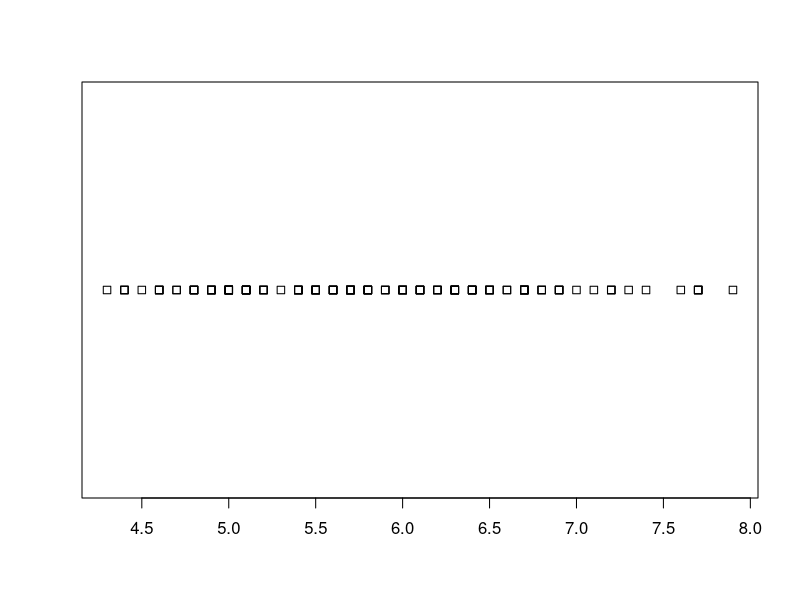
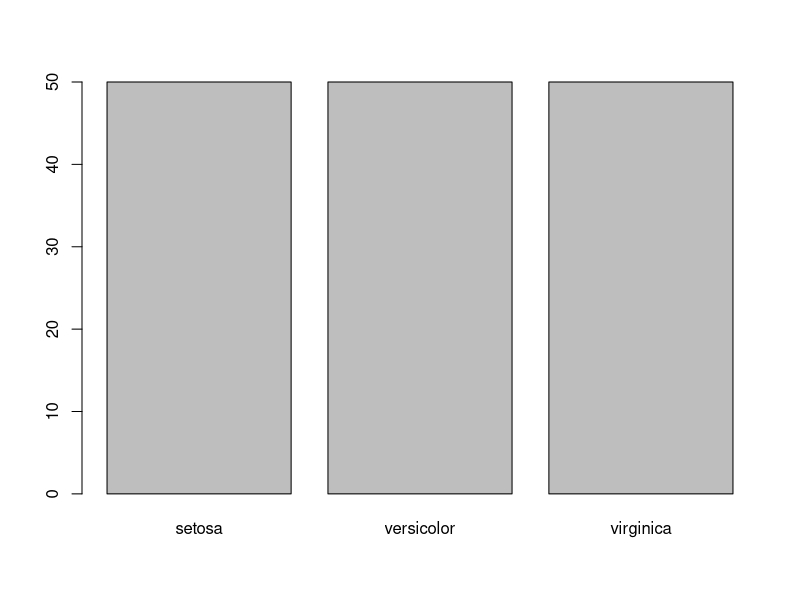
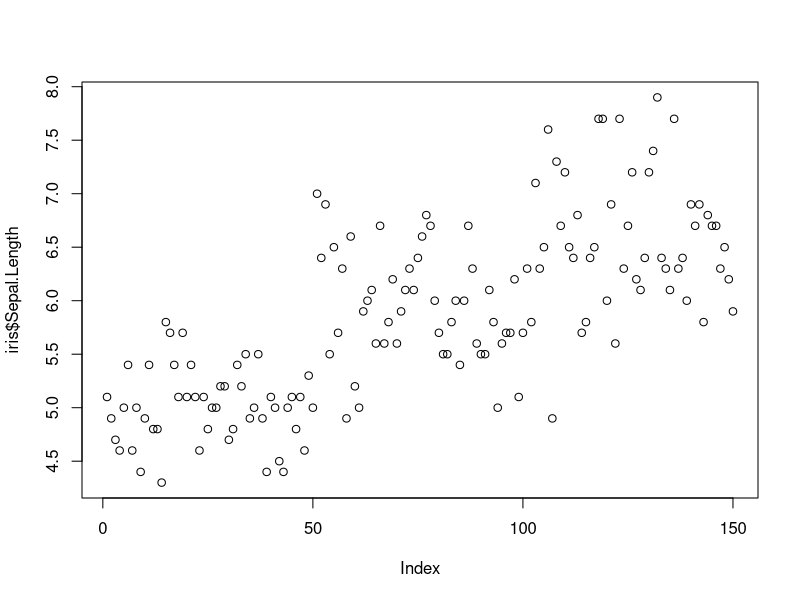
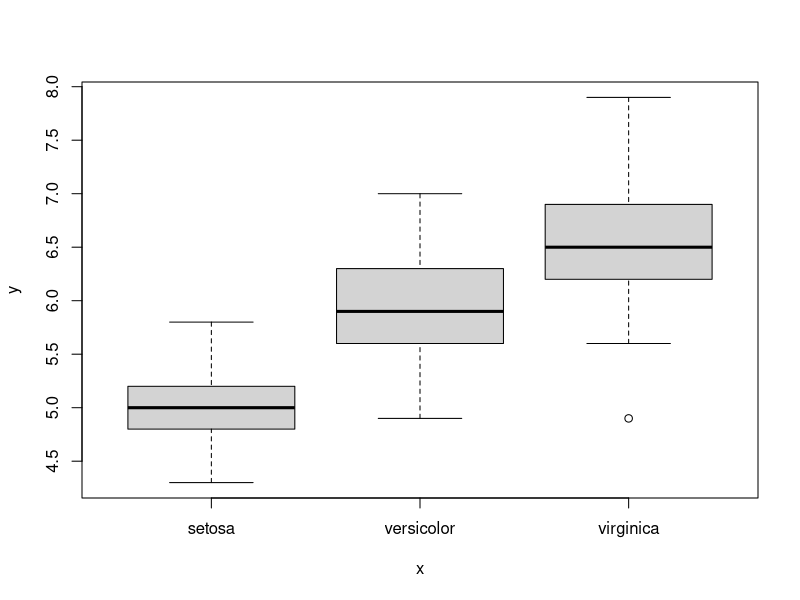
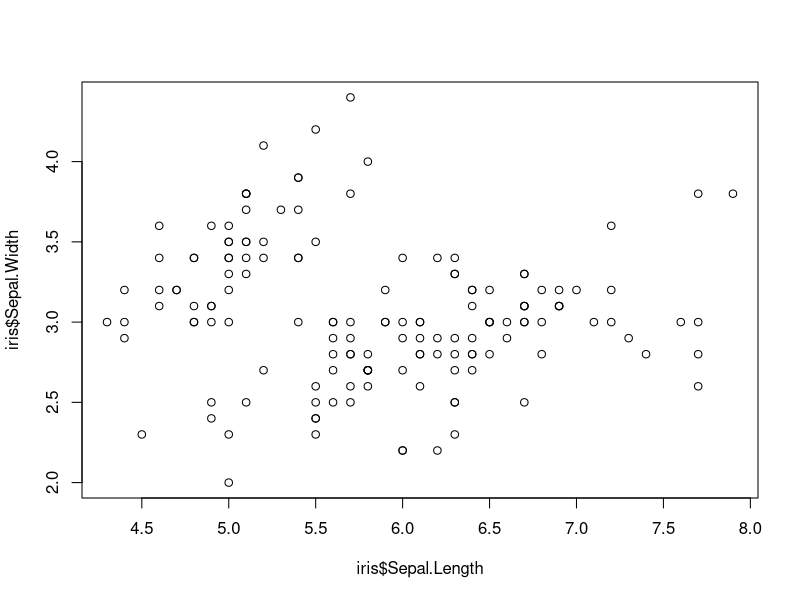
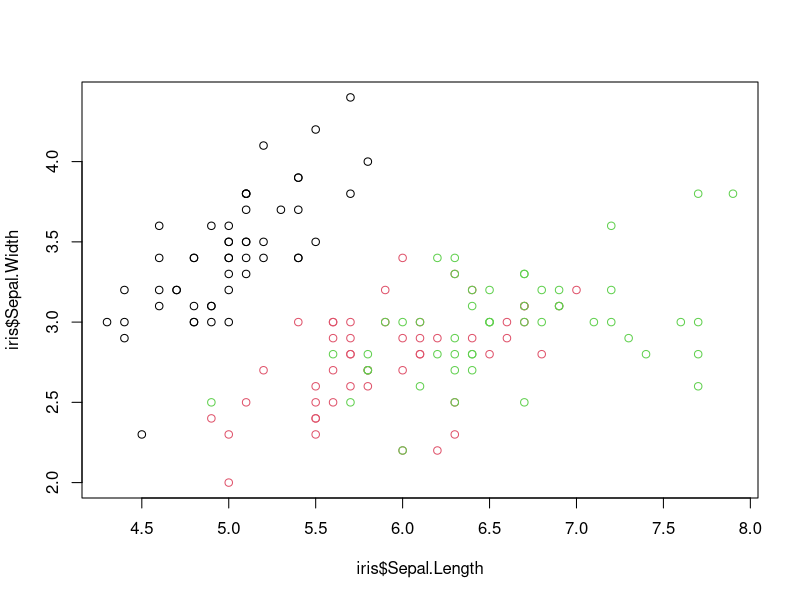
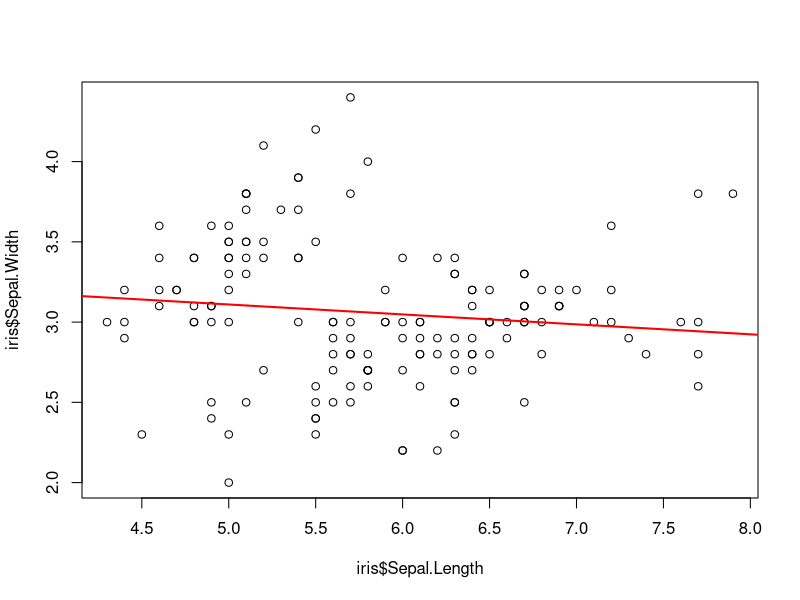
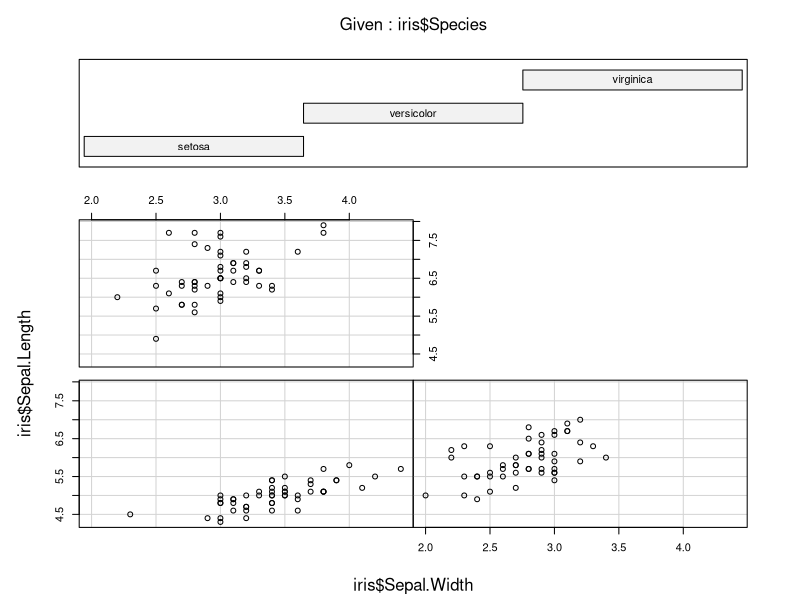

Reproduce these figures in R, in order.
## ---- chunk 1
knitr::opts_chunk$set(echo = TRUE, error=FALSE, message=FALSE, warning = FALSE)
## ---- chunk 2
library(tidyverse)
library(ggthemes)
iris<-as_tibble(iris)
iris
## ---- chunk 3
summary(iris)
## ---- chunk 4
stripchart(iris$Sepal.Length)
## ---- chunk 5
plot(iris$Species)
plot(iris$Sepal.Length) #Scatterplots can be created using `plot()`. If we use `plot()` command with only one variable, we get graph with values versus index. Index corresponds to rownumber in the iris table We can use this representation to find out where we have gross outliers in our variable.
plot(iris$Species, iris$Sepal.Length)
plot(iris$Sepal.Length, iris$Sepal.Width)
plot(iris$Sepal.Length, iris$Sepal.Width, col=iris$Species)
plot(iris$Sepal.Length, iris$Sepal.Width)
abline(
  lm(iris$Sepal.Width~iris$Sepal.Length), 
  col="red", 
  lwd=2
  )

#conditioning plot
coplot(iris$Sepal.Length ~ iris$Sepal.Width | iris$Species)
coplot(iris$Sepal.Length ~ iris$Sepal.Width | iris$Petal.Length)
coplot(iris$Sepal.Length ~ iris$Sepal.Width | iris$Species + iris$Petal.Length)

## ---- chunk 6
plot(iris$Sepal.Length, iris$Sepal.Width, 
     col = iris$Species, # dots are colored by species
     pch = 16, # we use filled dots instead of default empty dots
     xlab = "sepal length", #x axis label
     ylab = "petal length", #y axis label
     main = "Iris" #graph label
)
      
palette()
legend("topright", # we place legend to the top right corner of the plot
       legend = levels(iris$Species), # species names in the legend
       pch = 16, # dot shape
       bty = "n", # the type of box to be drawn around the legend: "n" no box
       col = 1:3) # new colors are added with numbers 1 to 3. 
## ---- chunk 7
hist(iris$Sepal.Length)
## ---- chunk 8
hist(iris$Sepal.Length,
     freq = FALSE, #if TRUE, the histogram graphic is a representation of frequencies, the counts component of the result; if FALSE, probability densities are plotted so that the histogram has a total area of one
     col="red",
     breaks = 15,
     xlim = c(3, 9), #limits the X axis from 3 to 9
     ylim = c(0, 0.6), #limits the Y axis from 0 to 0.6
     main = "Iris",
     xlab = "sepal length")

abline(v = median(iris$Sepal.Length), col = "blue", lwd = 2)
abline(h = 0.3, col = "cyan", lwd = 2)
## ---- chunk 9
hist(iris$Sepal.Length, breaks = seq(4, 9, by = 0.25))
## ---- chunk 10
plot(iris[,1:4], 
      main = "Iris Dataset",
      pch = 21, # dots need to be big enough to display color
      bg = iris$Species) # color by species
## ---- chunk 11
iris %>% ggplot()
## ---- chunk 12
iris %>% ggplot(aes(x=Sepal.Length, y=Sepal.Width))
## ---- chunk 13
iris %>% ggplot(aes(x=Sepal.Length, y=Sepal.Width)) + 
  geom_point() + 
  geom_smooth(method = "lm")
## ---- chunk 14
iris %>% ggplot(aes(x=Sepal.Length, y=Sepal.Width)) +
  geom_point(aes(color=Species)) + 
  geom_smooth(method = "lm")
## ---- chunk 15
iris %>% ggplot(aes(x=Sepal.Length, y=Sepal.Width)) +
  geom_point(aes(color=Species)) + 
  geom_smooth(method = "lm", color="black", se=FALSE) +
  theme_classic()
## ---- chunk 16
ggplot(iris, aes(x=Sepal.Length, y=Sepal.Width)) +
  geom_point() +
  geom_smooth(data=filter(iris, Species =="setosa"), method = lm) 
  theme_classic()
## ---- chunk 17
ggplot(iris, aes(x=Sepal.Length, y=Sepal.Width)) +
  geom_point() +
  geom_smooth(data=filter(iris, Species %in% c("virginica", "versicolor")), method = lm) + 
  theme_bw()
## ---- chunk 18
ggplot(iris, aes(x=Sepal.Length, y=Sepal.Width, color=Species)) +
  geom_point() +
  geom_smooth(method = "lm", se=F) +
  theme_tufte()
## ---- chunk 19

ggplot(midwest, aes(percwhite, percbelowpoverty)) +
  geom_point(aes(size = poptotal)) +
  geom_smooth(aes(weight = poptotal), method = lm, size = 1) + 
  geom_smooth(method = lm, color="red") +
  labs(x="percent white", y="percent below poverty")
## ---- chunk 20
ggplot(iris) +
  geom_point(aes(x=Sepal.Length, y=Sepal.Width, size = Petal.Length, color= Species))
## ---- chunk 21
ggplot(iris) +
  geom_point(aes(x=Sepal.Length, y=Sepal.Width, size = Petal.Length), color= "red")
## ---- chunk 22
head(mpg, 2)
mpg<-mpg

best_in_class <- mpg %>%
  group_by(class) %>%
  top_n(1, hwy)

head(best_in_class)
## ---- chunk 23
ggplot(mpg, aes(displ, hwy)) +
  geom_point(aes(colour = class))+
  geom_point(size = 3, shape = 1, data = best_in_class) 
## ---- chunk 24
ggplot(mpg, aes(displ, hwy)) +
  geom_point(aes(colour = class))+
  geom_point(size = 3, shape = 1, data = best_in_class) +
  ggrepel::geom_label_repel(aes(label = model), data = best_in_class, cex=2)

## ---- chunk 25
#here we separate different classes of cars into different colors
ggplot(mpg, aes(displ, hwy)) +
  geom_point(aes(colour = class))
## ---- chunk 26
ggplot(mpg, aes(displ, hwy)) +
   geom_point()+
  facet_wrap(~class, nrow=2)
## ---- chunk 27
ggplot(mpg, aes(displ, hwy)) +
   geom_point()+
  facet_wrap(~drv, ncol=1)
## ---- chunk 28
ggplot(mpg, aes(displ, hwy)) +
   geom_point()+
  facet_grid(drv ~ cyl)
## ---- chunk 29
ggplot(mpg, aes(displ, hwy)) +
   geom_point()+
  facet_grid(. ~ drv)
## ---- chunk 30
ggplot(mpg, aes(displ, hwy)) +
   geom_point()+
  facet_grid(drv ~ .)
## ---- chunk 31
ggplot(iris, mapping = aes(x = Species, y = Sepal.Length)) + 
  geom_boxplot()
## ---- chunk 32
ggplot(iris, mapping = aes(x = Species, y = Sepal.Length)) + 
  geom_boxplot() +
  coord_flip()
## ---- chunk 33
a1 <- ggplot(iris, aes(Sepal.Length, Sepal.Width, color = Species)) + 
  geom_point()

a1 + labs(
     title = "Title",
     subtitle = "subtitle",
     caption = "caption"
      )
## ---- chunk 34
a1 + labs(
     x = "Length",
     y = "Width",
     color = "Iris sp."
     )
## ---- chunk 35
ggplot(mpg, aes(displ, hwy)) +
  geom_point() +
  scale_y_continuous(breaks = seq(15, 40, by = 5))
## ---- chunk 36
ggplot(mpg, aes(displ, hwy)) +
  geom_point() +
  scale_x_continuous(labels = NULL) +
  scale_y_continuous(labels = NULL)
## ---- chunk 37
ggplot(diamonds, aes(log10(carat), log10(price))) +
  geom_bin2d()
## ---- chunk 38
ggplot(diamonds, aes(carat, price)) +
  geom_bin2d() + 
  scale_x_log10() + 
  scale_y_log10()
## ---- chunk 39
ggplot(mpg, aes(displ, hwy)) +
  geom_point(aes(color = drv)) +
  scale_colour_brewer(palette = "Set1")
## ---- chunk 40
df <- data.frame(x = 1, y = 1:5, z = c(1, 3, 2, NA, 5))
p <- ggplot(df, aes(x, y)) + geom_tile(aes(fill = z), size = 5)
p
# Make missing colours invisible
p + scale_fill_gradient(na.value = NA)
# Customise on a black and white scale
p + scale_fill_gradient(low =  "black" , high =  "white" , na.value =  "red" )
## ---- chunk 41
df <- data.frame(x = c( "a" ,  "b" ,  "c" ,  "d" ), y = c(3, 4, 1, 2))
bars <- ggplot(df, aes(x, y, fill = x)) +
  geom_bar(stat =  "identity" ) +
  labs(x = NULL, y = NULL) +
  theme(legend.position =  "none" )
bars
bars + scale_fill_hue(c = 40)
bars + scale_fill_hue(h = c(180, 300))
bars + scale_fill_brewer(palette =  "Set1" )
bars + scale_fill_brewer(palette =  "Set2" )
bars + scale_fill_brewer(palette =  "Accent" )
bars + scale_fill_grey()
bars + scale_fill_grey(start = 0.5, end = 1)
bars + scale_fill_grey(start = 0, end = 0.5)

